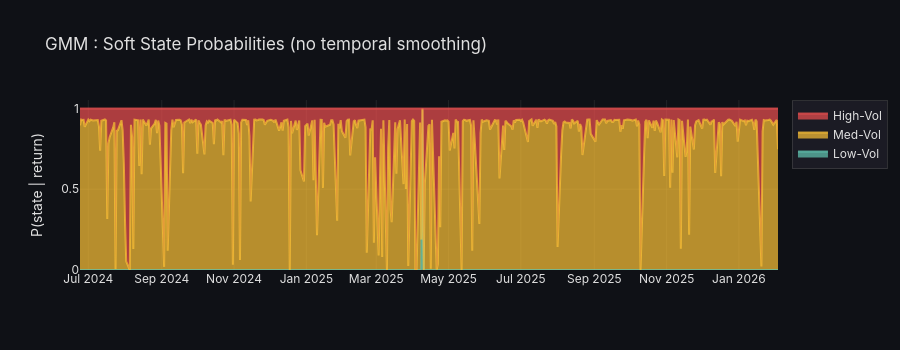

The cell this chart's notebook holds for it:
### Code cell
# GMM soft probabilities — no Markov structure
proba_gmm = gmm3.predict_proba(X_1d_train.reshape(-1,1))[:, order_gmm]

fig = go.Figure()
state_names_3 = ["Low-Vol", "Med-Vol", "High-Vol"]
colours_3 = ["rgba(99,200,180,0.7)", "rgba(255,195,55,0.7)", "rgba(240,80,80,0.7)"]
for j in range(3):
    fig.add_trace(go.Scatter(
        x=df_train.index, y=proba_gmm[:, j],
        name=state_names_3[j], stackgroup="one",
        line=dict(color=colours_3[j]),
        fillcolor=colours_3[j],
    ))
fig.update_layout(title="GMM : Soft State Probabilities (no temporal smoothing)",
                  yaxis_title="P(state | return)", height=350, **_DARK_LAYOUT)
fig.show()

print("Purity vs vol labels:", round(regime_purity(labels_gmm, vol_labels_train), 3))

### Figure 1 — Plotly figure (JSON) as saved in the notebook; plotly's stock layout.template omitted (floating-point values rounded to 4 significant figures; data arrays with more than 128 entries replaced by an {"elided": "..."} marker saying what was removed)
{"data": [{"fillcolor": "rgba(99,200,180,0.7)", "line": {"color": "rgba(99,200,180,0.7)"}, "name": "Low-Vol", "stackgroup": "one", "type": "scatter", "x": {"elided": "405 str values"}, "y": {"elided": "405 float values"}}, {"fillcolor": "rgba(255,195,55,0.7)", "line": {"color": "rgba(255,195,55,0.7)"}, "name": "Med-Vol", "stackgroup": "one", "type": "scatter", "x": {"elided": "405 str values"}, "y": {"elided": "405 float values"}}, {"fillcolor": "rgba(240,80,80,0.7)", "line": {"color": "rgba(240,80,80,0.7)"}, "name": "High-Vol", "stackgroup": "one", "type": "scatter", "x": {"elided": "405 str values"}, "y": {"elided": "405 float values"}}], "layout": {"font": {"color": "#e0e0e0", "family": "Inter, Arial, sans-serif"}, "height": 350, "legend": {"bgcolor": "rgba(30,30,40,0.8)", "bordercolor": "rgba(80,80,80,0.5)", "borderwidth": 1}, "paper_bgcolor": "rgba(15,17,22,1)", "plot_bgcolor": "rgba(15,17,22,1)", "title": {"text": "GMM : Soft State Probabilities (no temporal smoothing)"}, "xaxis": {"gridcolor": "rgba(80,80,80,0.3)", "showgrid": true, "zeroline": false}, "yaxis": {"gridcolor": "rgba(80,80,80,0.3)", "showgrid": true, "title": {"text": "P(state | return)"}, "zeroline": false}}}
